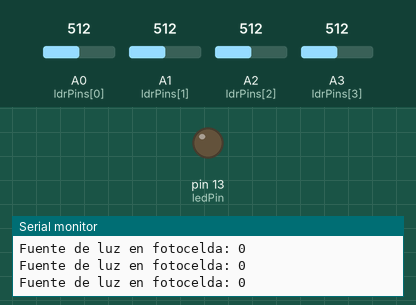
The sketch below on a simulated Arduino Uno, built with avr-gcc and run on an emulated ATmega328P. On the bench: output pins drawn as LEDs (lit = HIGH), the last lines printed to the serial monitor. The test bench sets the inputs (shaded band); at power-on: A3 (ldrPins[3]) = 512, A0 (ldrPins[0]) = 512, A1 (ldrPins[1]) = 512, A2 (ldrPins[2]) = 512.

Above: at 1.2 s.
1.3 s: A3 (ldrPins[3]) set to 716
At 2.1 s:
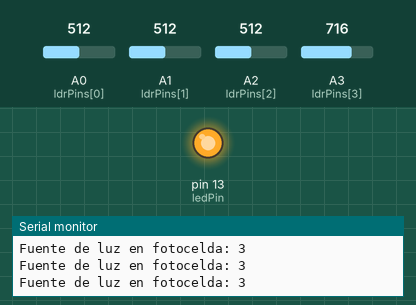
2.8 s: A3 (ldrPins[3]) set to 306
At 3.7 s:
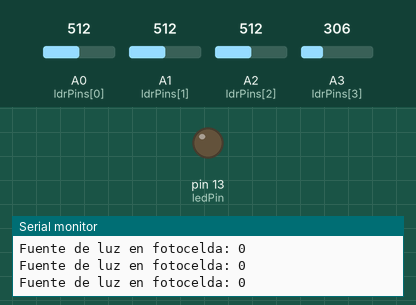
4.3 s: A3 (ldrPins[3]) set to 992
At 5.3 s:
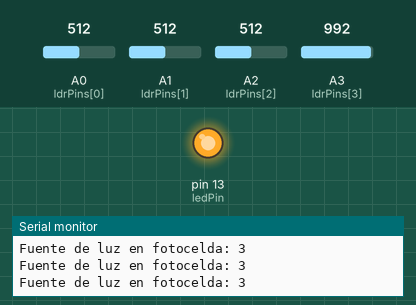
Timing chart, 0 to 7.3 s (numbered marks = the images above; inputs shaded):
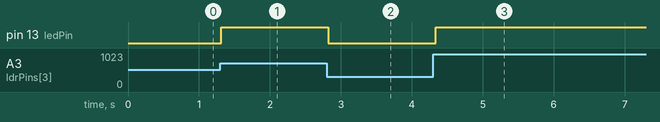

Measured:
- after the input at 1.3 s, pin 13 (ledPin): LOW → HIGH at once
- after the input at 2.8 s, pin 13 (ledPin): HIGH → LOW at once
- after the input at 4.3 s, pin 13 (ledPin): LOW → HIGH at once

The sketch:

C4E1.ino
```cpp
//Localización de una fuente de luz con 4 fotoceldas en línea, debe indicar en qué tramo está la fuente de luz.

const int ldrPins[] = {A0, A1, A2, A3};
const int ledPin = 13;

void setup() {
  Serial.begin(9600);
  pinMode(ledPin, OUTPUT);
}

void loop() {
  int highestValue = 0;
  int highestIndex = -1;

  for (int i = 0; i < 4; i++) {
    int sensorValue = analogRead(ldrPins[i]);
    if (sensorValue > highestValue) {
      highestValue = sensorValue;
      highestIndex = i;
    }
  }

  for (int i = 0; i < 4; i++) {
    digitalWrite(ledPin, i == highestIndex ? HIGH : LOW);
  }

  Serial.println("Fuente de luz en fotocelda: " + String(highestIndex));
  delay(100);
}
```
